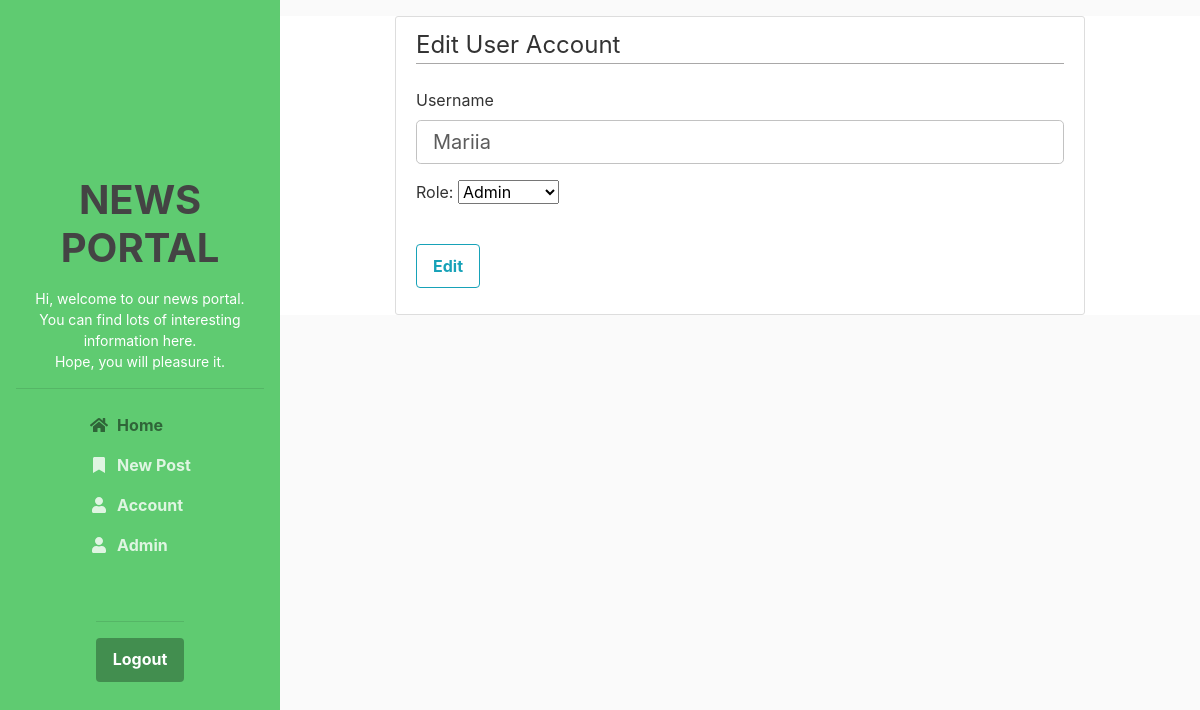
The app's page /admin/update-user/2 (signed in), older data.
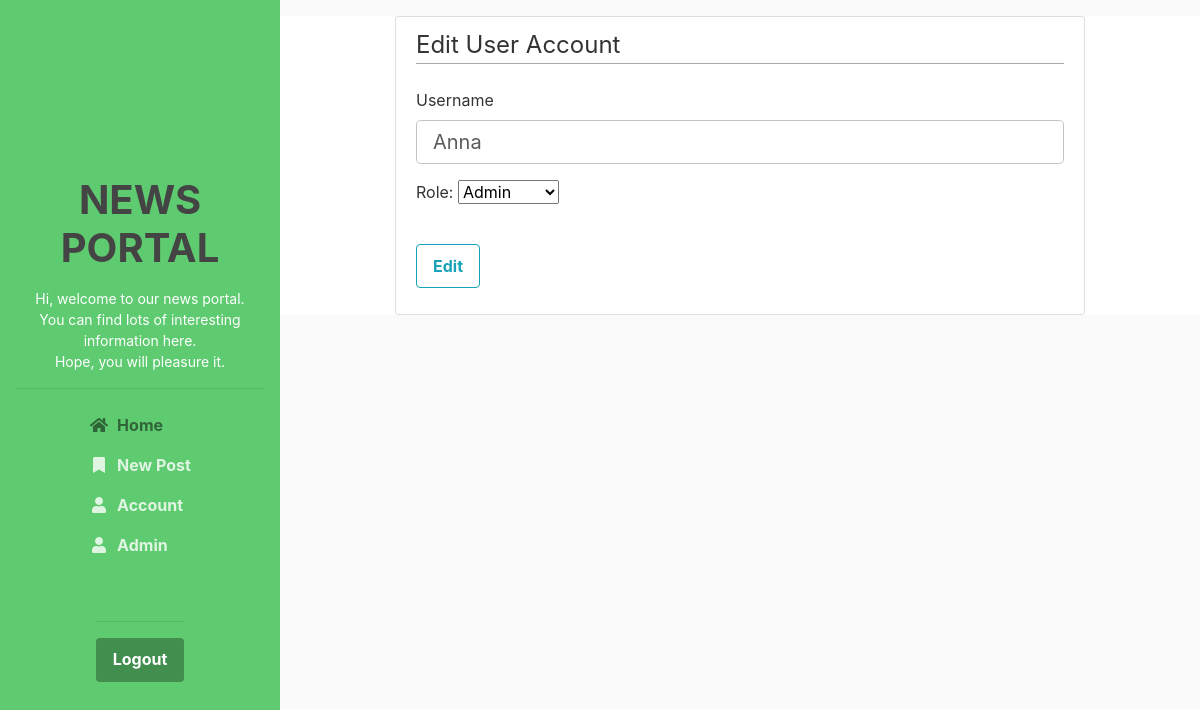
The same page, newer data.
### flasknews/models.py (models this page shows, shortened)
class User(db.Model, UserMixin):
    id = db.Column(db.Integer, primary_key=True)
    username = db.Column(db.String(20), unique=True, nullable=False)
    email = db.Column(db.String(120), unique=True, nullable=False)
    image_file = db.Column(db.String(20), nullable=False, default='default.png')
    password = db.Column(db.String(60), nullable=False)
    posts = db.relationship('Post', backref='author', lazy=True)
    comments = db.relationship('Comment', backref='author', lazy=True)
    about_me = db.Column(db.String(140))
    last_seen = db.Column(db.DateTime, default=datetime.utcnow)
    role = db.Column(db.String, default='user')
    def is_admin(self):
        return self.role == 'admin'

### flasknews/routes.py (the view)
@app.route('/admin/update-user/<id>', methods=['GET', 'POST'])
@login_required
@restricted(role="admin")
def user_update_admin(id):
    user = User.query.get(id)
    form = AdminUserUpdateForm()
    form.username.data = user.username
    if form.validate_on_submit():
        user.username = form.username.data
        user.role = form.role.data
        db.session.commit()
        flash('User account has been updated!', 'success')
        return redirect(url_for('users_list_admin'))
    if form.errors:
        flash(form.errors, 'danger')
    return render_template('user-update-admin.html', title='Edit User', form=form)

### flasknews/forms.py
class AdminUserUpdateForm(FlaskForm):
    username = StringField('Username', [DataRequired()])
    role = SelectField(u'Role', choices=[('admin', 'Admin'), ('moderator', 'Moderator'), ('user', 'User')])
    submit = SubmitField('Edit')

### flasknews/models.py (called while the page is built)
@login_manager.user_loader
def load_user(user_id):
    return User.query.get(int(user_id))

### flasknews/routes.py (called while the page is built)
def restricted(role):
    def decorator(func):
        @wraps(func)
        def wrapper(*args, **kwargs):
            if not current_user.role == 'admin':
                abort(403)
            return func(*args, **kwargs)
        return wrapper
    return decorator

@app.before_request
def before_request():
    if current_user.is_authenticated:
        current_user.last__seen = datetime.utcnow()
        db.session.commit()

### flasknews/templates/user-update-admin.html (shortened to what this page needs)
{% extends 'layout.html' %}
{% block content %}
<div class="content-section content-section-main">
  <form method="POST" action="" enctype="multipart/form-data">
            <fieldset class="form-group">
                <legend class="border-bottom mb-4">Edit User Account</legend>
               <div class="form-group">
                    {{ form.username.label(class="form-control-label") }}
                    {% if form.username.errors %}
                        {{ form.username(class="form-control form-control-lg is-invalid") }}
                        <div class="invalid-feedback">
                            {% for error in form.username.errors %}
                                <span>{{ error }}</span>
                            {% endfor %}
                        </div>
                    {% else %}
                        {{ form.username(class="form-control form-control-lg") }}
                    {% endif %}
                </div>
              <div class="form-group">
                    {{ form.role.label }}: {{ form.role() }}
                </div>
              </fieldset>
            <div class="form-group">
                {{ form.submit(class="btn btn-outline-info") }}
            </div>
        </form>
</div>
{% endblock %}

Row changes from the older to the newer data that the page shows:
changed User "Admin": username "Mariia" → "Anna"
